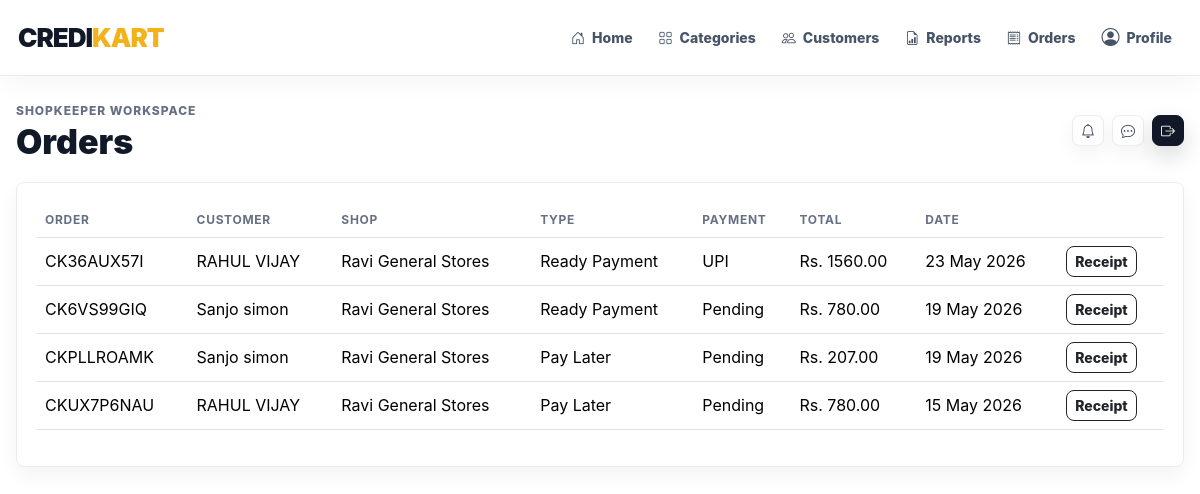
Page /orders/ (signed in) on the committed database.
### accounts/models.py (models this page shows)
class User(AbstractUser):
    ADMIN = 'admin'
    SHOPKEEPER = 'shopkeeper'
    CUSTOMER = 'customer'
    ROLE_CHOICES = (
        (ADMIN, 'Admin'),
        (SHOPKEEPER, 'Shopkeeper'),
        (CUSTOMER, 'Customer'),
    )
    role = models.CharField(max_length=20, choices=ROLE_CHOICES, default=CUSTOMER)
    phone = models.CharField(max_length=20, blank=True)
    address = models.TextField(blank=True)
    is_approved = models.BooleanField(default=True)
    created_at = models.DateTimeField(auto_now_add=True)
    @property
    def is_platform_admin(self):
        return self.is_superuser or self.role == self.ADMIN
    @property
    def is_shopkeeper(self):
        return self.role == self.SHOPKEEPER
    @property
    def is_customer(self):
        return self.role == self.CUSTOMER

class Shopkeeper(models.Model):
    user = models.OneToOneField(User, on_delete=models.CASCADE, related_name='shopkeeper_profile')
    shop_name = models.CharField(max_length=120)
    business_registration = models.CharField(max_length=80, blank=True)
    licence_document = models.FileField(upload_to='shopkeeper_licences/', blank=True, null=True)
    credit_limit = models.DecimalField(max_digits=12, decimal_places=2, default=0)
    city = models.CharField(max_length=80, blank=True)
    is_active = models.BooleanField(default=True)
    created_at = models.DateTimeField(auto_now_add=True)
    def __str__(self):
        return self.shop_name

### orders/models.py (models this page shows, shortened)
class Order(models.Model):
    READY = 'ready'
    PAY_LATER = 'pay_later'
    PAYMENT_CHOICES = ((READY, 'Ready Payment'), (PAY_LATER, 'Pay Later'))
    UPI = 'upi'
    CARD = 'card'
    PAYMENT_METHOD_CHOICES = ((UPI, 'UPI'), (CARD, 'Card'))
    PAYMENT_PENDING = 'pending'
    PAYMENT_PAID = 'paid'
    PAYMENT_CREDIT = 'credit'
    PAYMENT_STATUS_CHOICES = (
        (PAYMENT_PENDING, 'Pending'),
        (PAYMENT_PAID, 'Paid'),
        (PAYMENT_CREDIT, 'Pay Later'),
    )
    PENDING = 'pending'
    COMPLETED = 'completed'
    CANCELLED = 'cancelled'
    STATUS_CHOICES = ((PENDING, 'Pending'), (COMPLETED, 'Completed'), (CANCELLED, 'Cancelled'))
    customer = models.ForeignKey('customers.Customer', on_delete=models.CASCADE, related_name='orders')
    shopkeeper = models.ForeignKey('accounts.Shopkeeper', on_delete=models.CASCADE, related_name='orders')
    order_number = models.CharField(max_length=20, unique=True)
    payment_type = models.CharField(max_length=20, choices=PAYMENT_CHOICES)
    payment_method = models.CharField(max_length=20, choices=PAYMENT_METHOD_CHOICES, blank=True)
    payment_status = models.CharField(max_length=20, choices=PAYMENT_STATUS_CHOICES, default=PAYMENT_PENDING)
    payment_reference = models.CharField(max_length=100, blank=True)
    status = models.CharField(max_length=20, choices=STATUS_CHOICES, default=COMPLETED)
    total_amount = models.DecimalField(max_digits=12, decimal_places=2)
    due_date = models.DateField(null=True, blank=True)
    notes = models.TextField(blank=True)
    created_at = models.DateTimeField(auto_now_add=True)
    class Meta:
        ordering = ['-created_at']

### customers/models.py (models this page shows)
class Customer(models.Model):
    user = models.OneToOneField(settings.AUTH_USER_MODEL, on_delete=models.CASCADE, related_name='customer_profile')
    shopkeeper = models.ForeignKey(
        'accounts.Shopkeeper',
        on_delete=models.SET_NULL,
        null=True,
        blank=True,
        related_name='customers',
    )
    credit_limit = models.DecimalField(max_digits=12, decimal_places=2, default=5000)
    outstanding_balance = models.DecimalField(max_digits=12, decimal_places=2, default=0)
    city = models.CharField(max_length=80, blank=True)
    created_at = models.DateTimeField(auto_now_add=True)
    def __str__(self):
        return self.user.get_full_name() or self.user.username

### orders/views.py (the view)
# urls.py: path('', views.order_list, name='list'),
@login_required
def order_list(request):
    if request.user.is_shopkeeper:
        orders = Order.objects.filter(shopkeeper=request.user.shopkeeper_profile)
    elif request.user.is_customer:
        orders = Order.objects.filter(customer=request.user.customer_profile)
    else:
        orders = Order.objects.all()
    return render(request, 'orders/list.html', {'orders': orders.select_related('customer__user', 'shopkeeper')})

### templates/orders/list.html
{% extends 'base.html' %}
{% block page_title %}Orders{% endblock %}
{% block content %}<section class="panel">{% include 'orders/_table.html' with orders=orders %}</section>{% endblock %}

### templates/base.html (shortened to what this page needs)
{% load static %}
<!doctype html>
<html lang="en">
<head>
  <link href="https://cdn.jsdelivr.net/npm/bootstrap@5.3.3/dist/css/bootstrap.min.css" rel="stylesheet">
  <link href="https://cdn.jsdelivr.net/npm/bootstrap-icons@1.11.3/font/bootstrap-icons.css" rel="stylesheet">
  <link href="{% static 'css/app.css' %}" rel="stylesheet">
</head>
<body class="{% if user.is_authenticated %}app-body{% else %}auth-body{% endif %}">
{% if user.is_authenticated %}
<div class="app-shell">
  <header class="site-navbar">
    <a class="brand" href="{% url 'dashboard:home' %}">CREDI<span>KART</span></a>
    <nav class="primary-nav" aria-label="Primary navigation">
      <a class="nav-link" href="{% url 'dashboard:home' %}"><i class="bi bi-house-door"></i>Home</a>
      {% if user.is_shopkeeper %}
        <a class="nav-link" href="{% url 'products:list' %}"><i class="bi bi-grid"></i>Categories</a>
        <a class="nav-link" href="{% url 'customers:list' %}"><i class="bi bi-people"></i>Customers</a>
        <a class="nav-link" href="{% url 'reports:shop' %}"><i class="bi bi-file-earmark-bar-graph"></i>Reports</a>
      {% endif %}
      <a class="nav-link" href="{% url 'orders:list' %}"><i class="bi bi-receipt"></i>Orders</a>
      <a class="nav-link nav-icon-link" href="{% url 'accounts:profile' %}"><i class="bi bi-person-circle"></i>Profile</a>
    </nav>
  </header>
  <main class="content">
    <header class="topbar app-container">
      <div>
        <p class="eyebrow mb-1">{{ user.get_role_display|default:'Admin' }} Workspace</p>
        <h1>{% block page_title %}Dashboard{% endblock %}</h1>
      </div>
      <div class="d-flex align-items-center gap-2">
        <a class="btn btn-soft btn-sm" href="{% url 'notifications:list' %}"><i class="bi bi-bell"></i></a>
        <a class="btn btn-soft btn-sm" href="{% url 'chat_system:inbox' %}"><i class="bi bi-chat-dots"></i></a>
        <form method="post" action="{% url 'accounts:logout' %}">{% csrf_token %}
          <button class="btn btn-dark btn-sm"><i class="bi bi-box-arrow-right"></i></button>
        </form>
      </div>
    </header>
    <div class="app-container page-transition">
      {% block content %}{% endblock %}
    </div>
  </main>
</div>
{% else %}
  {% block auth_content %}{% endblock %}
{% endif %}
</body>
</html>

### templates/orders/_table.html
<div class="table-responsive">
<table class="table align-middle">
  <thead><tr><th>Order</th><th>Customer</th><th>Shop</th><th>Type</th><th>Payment</th><th>Total</th><th>Date</th><th></th></tr></thead>
  <tbody>
  {% for order in orders %}
    <tr><td>{{ order.order_number }}</td><td>{{ order.customer }}</td><td>{{ order.shopkeeper }}</td><td>{{ order.get_payment_type_display }}</td><td>{% if order.payment_method %}{{ order.get_payment_method_display }}{% else %}{{ order.get_payment_status_display }}{% endif %}</td><td>Rs. {{ order.total_amount }}</td><td>{{ order.created_at|date:'d M Y' }}</td><td><a href="{% url 'orders:receipt' order.pk %}" class="btn btn-sm btn-outline-dark">Receipt</a></td></tr>
  {% empty %}<tr><td colspan="8">No orders found.</td></tr>{% endfor %}
  </tbody>
</table>
</div>

### static/css/app.css (style rules this page uses)
:root { --ink: #111827; --muted: #667085; --line: #eaecf0; --panel: #ffffff; --canvas: #ffffff; --blue: #111827; --blue-strong: #030712; --blue-soft: #f3f4f6; --green: #10a310; --green-strong: #0b7f10; --green-soft: #ecfdf3; --gold: #f3b21a; --gold-soft: #fff7df; --rose-soft: #fff0f1; --shadow-sm: 0 8px 20px rgba(17, 24, 39, .05); --shadow-md: 0 20px 48px rgba(17, 24, 39, .08); --radius: 8px; }
* { box-sizing: border-box; }
html { scroll-behavior: smooth; }
body { margin: 0; color: var(--ink); background: var(--canvas); font-family: Inter, Manrope, Poppins, system-ui, -apple-system, BlinkMacSystemFont, "Segoe UI", sans-serif; letter-spacing: 0; }
a { color: inherit; text-decoration: none; }
.app-body { background: #fff; }
.app-shell { min-height: 100vh; }
.app-container { width: min(1180px, calc(100% - 32px)); margin: 0 auto; }
.site-navbar { position: sticky; top: 0; z-index: 50; display: flex; align-items: center; justify-content: space-between; gap: 22px; min-height: 76px; padding: 14px max(18px, calc((100vw - 1180px) / 2)); background: rgba(255, 255, 255, .94); border-bottom: 1px solid rgba(226, 232, 240, .82); box-shadow: 0 8px 26px rgba(15, 23, 42, .04); backdrop-filter: blur(18px); }
.brand { display: inline-flex; align-items: center; gap: 0; color: var(--blue); font-size: 26px; font-weight: 900; letter-spacing: -1px; white-space: nowrap; }
.brand span { color: var(--gold); }
.primary-nav { display: flex; align-items: center; justify-content: flex-end; gap: 6px; flex-wrap: wrap; }
.primary-nav .nav-link { position: relative; display: inline-flex; align-items: center; gap: 7px; min-height: 40px; padding: 9px 10px; border-radius: var(--radius); color: #475467; font-size: 14px; font-weight: 760; transition: color .2s ease, background .2s ease, transform .2s ease; }
.primary-nav .nav-link::after { content: ""; position: absolute; left: 10px; right: 10px; bottom: 4px; height: 2px; border-radius: 99px; background: var(--gold); transform: scaleX(0); transform-origin: left; transition: transform .2s ease; }
.nav-icon-link i { font-size: 18px; }
.content { padding: 26px 0 44px; min-width: 0; }
.topbar { display: flex; justify-content: space-between; align-items: center; gap: 16px; margin-bottom: 22px; }
.topbar h1 { font-size: clamp(24px, 3vw, 34px); line-height: 1.05; margin: 0; font-weight: 860; }
.eyebrow { color: var(--muted); font-size: 12px; text-transform: uppercase; font-weight: 850; letter-spacing: .08em; }
.btn { border-radius: var(--radius); font-weight: 760; transition: transform .2s ease, box-shadow .2s ease, background .2s ease, border-color .2s ease; }
.btn-dark { border-color: var(--ink); background: var(--ink); box-shadow: 0 10px 22px rgba(17, 24, 39, .16); }
.btn-soft { background: #fff; border: 1px solid var(--line); color: #334155; box-shadow: var(--shadow-sm); }
.panel, .item-card { background: #fff; border: 1px solid var(--line); border-radius: var(--radius); padding: 20px; box-shadow: var(--shadow-sm); }
.table { --bs-table-bg: transparent; }
.table th { color: var(--muted); font-size: 12px; text-transform: uppercase; letter-spacing: .06em; }
.page-transition { animation: pageIn .42s ease both; }

### rows in the picture
User: role "SHOPKEEPER"
Order: order_number "CK36AUX57I", customer "RAHUL VIJAY", shopkeeper "Ravi General Stores", payment_type "Ready Payment", payment_method "UPI", total_amount "1560.00", created_at "23 May 2026"
Order: order_number "CK6VS99GIQ", customer "Sanjo simon", shopkeeper "Ravi General Stores", payment_type "Ready Payment", payment_status "Pending", total_amount "780.00", created_at "19 May 2026"
Order: order_number "CKPLLROAMK", customer "Sanjo simon", shopkeeper "Ravi General Stores", payment_type "Pay Later", payment_status "Pending", total_amount "207.00", created_at "19 May 2026"
Order: order_number "CKUX7P6NAU", customer "RAHUL VIJAY", shopkeeper "Ravi General Stores", payment_type "Pay Later", payment_status "Pending", total_amount "780.00", created_at "15 May 2026"
